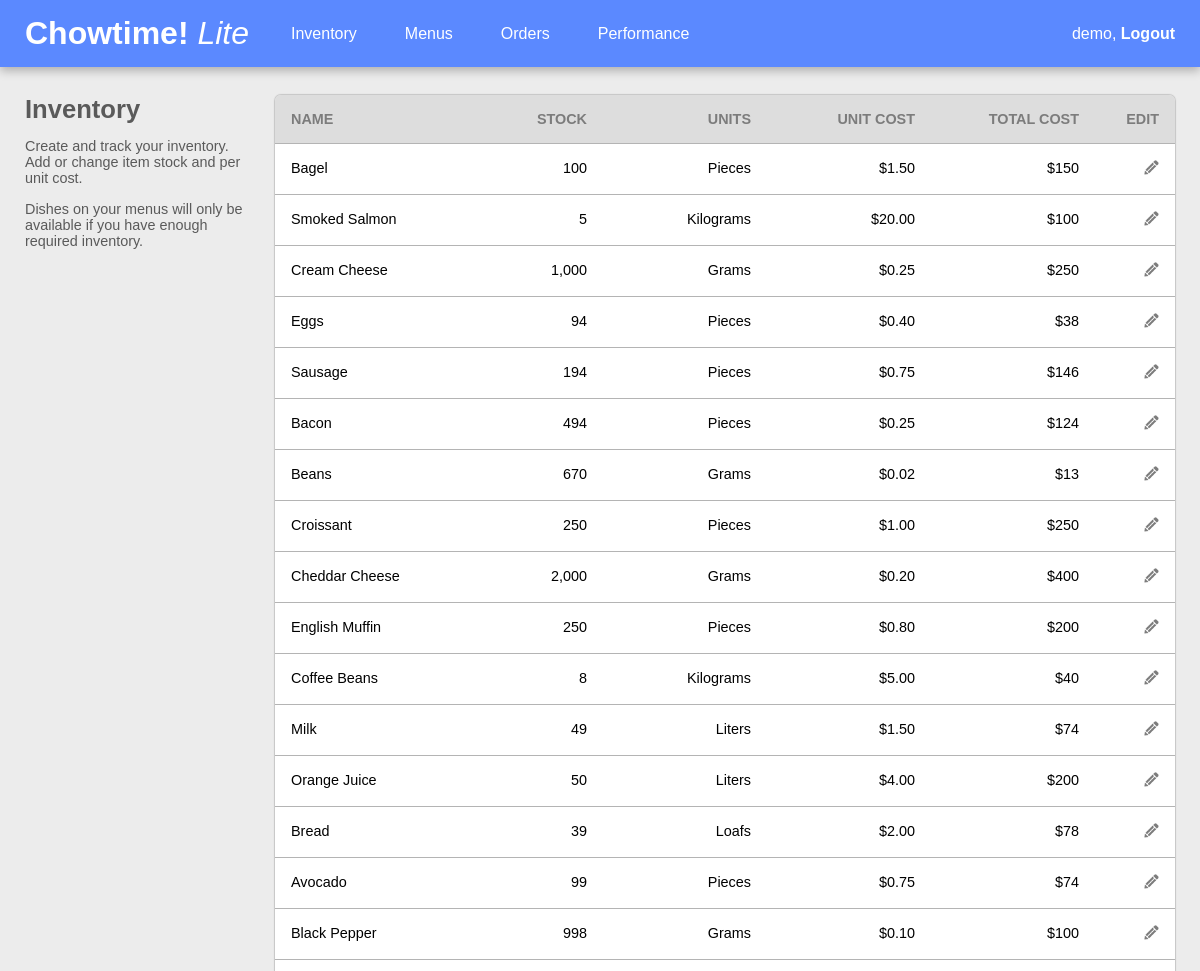
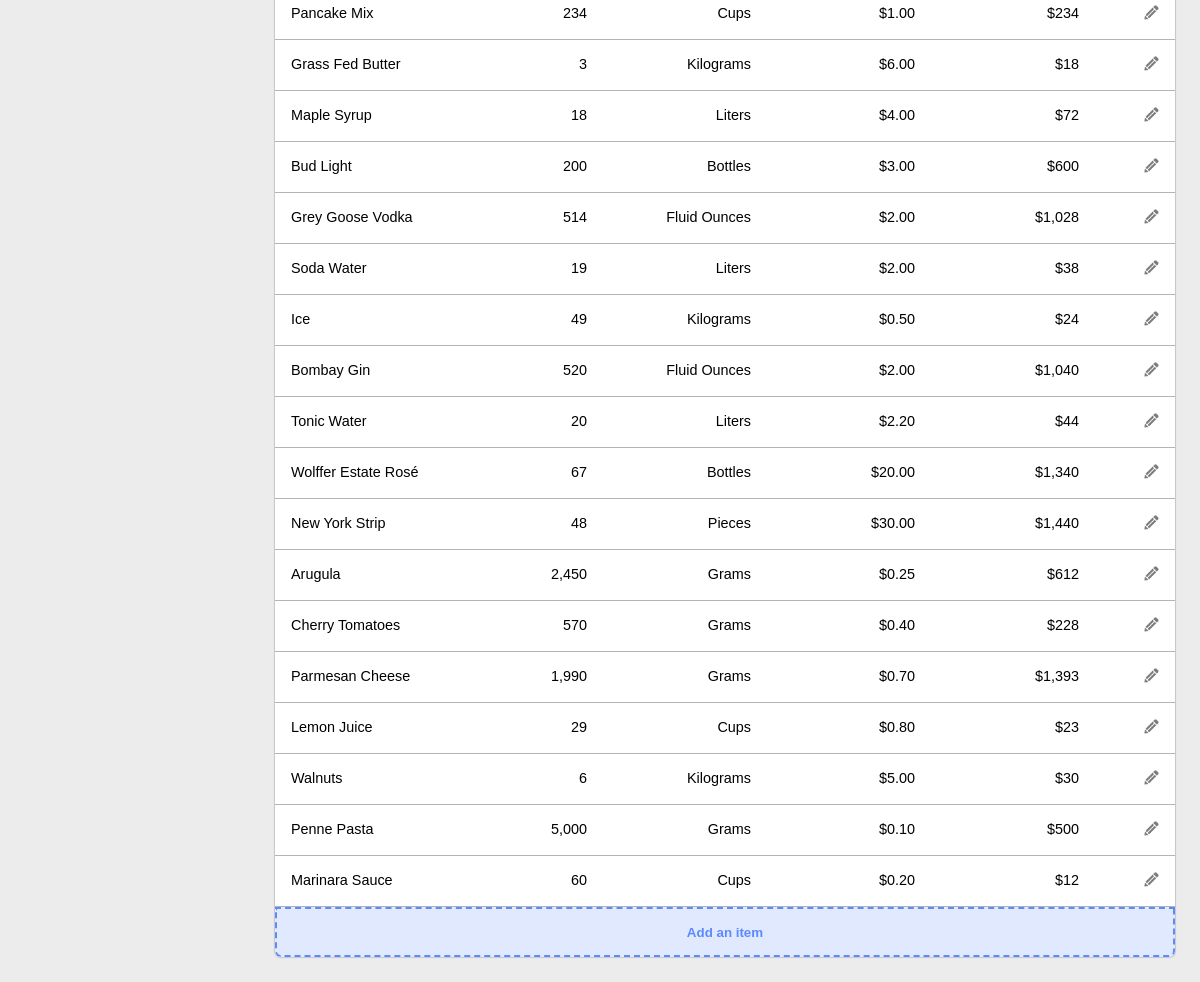
The app's page /inventory/ (signed in) with its own data (2 pictures, top to bottom).
### inventory/models.py (models this page shows, shortened)
class Ingredient(models.Model):
    GR = 'Grams'
    OZ = 'Ounces'
    PC = 'Pieces'
    KG = 'Kilograms'
    FLOZ = 'Fluid Ounces'
    ML = 'Milliliters'
    L = 'Liters'
    LF = 'Loafs'
    CP = 'Cups'
    BL = 'Bottles'
    UNIT_CHOICES = [
        ('Grams', GR),
        ('Ounces', OZ),
        ('Pieces', PC),
        ('Kilograms', KG),
        ('Fluid Ounces', FLOZ),
        ('Milliliters', ML),
        ('Liters', L),
        ('Loafs', LF),
        ('Cups', CP),
        ('Bottles', BL),
    ]
    '''
    users:
    - on_delete=models.SET_NULL so if the user is deleted, the ingredient model instances aren't deleted as well
    - null=True since we already have database data and we couldn't migrate without having to add a default
    '''
    user = models.ForeignKey(User, on_delete=models.SET_NULL, null=True, blank=True)
    name = models.CharField(max_length=200)
    unitType = models.CharField(max_length=200, choices=UNIT_CHOICES, verbose_name='Unit')
    unitCost = models.DecimalField(max_digits=10, decimal_places=2, verbose_name='Unit Cost')
    inventoryQuantity = models.IntegerField(default=0, verbose_name='Quantity')
    def totalCost(self):
        result = self.inventoryQuantity * self.unitCost
        return "${:,.0f}".format(result)

### inventory/views.py (the view)
# urls.py: path('inventory/', views.InventoryList, name='inventorylist'),
@login_required(login_url='login')
def InventoryList(request):
    user = request.user
    inventory = Ingredient.objects.filter(user=user)
    count = 0
    for k in inventory:
        count += 1
    context = {'inventory': inventory, 'count': count}
    return render(request, 'inventory/inventoryList.html', context)

### inventory/templates/inventory/inventoryList.html (shortened to what this page needs)
{% extends 'inventory/header.html' %}
{% load static %}
{% load humanize %}
{% block content %}
<div class="main-container">
    <div class="left-side">
        <div class="main-title">Inventory</div>
        <div class="main-title-subtext">
            <p>Create and track your inventory. Add or change item stock and per unit cost.</p>
            <p>Dishes on your menus will only be available if you have enough required inventory.</p>
        </div>
    </div>
    <div class="right-side">
        <div class="inventory-table-grid">
            <div class="inventory-table-header-cell col-1 first-col">Name</div>
            <div class="inventory-table-header-cell col-2">Stock</div>
            <div class="inventory-table-header-cell col-3">Units</div>
            <div class="inventory-table-header-cell col-4">Unit Cost</div>
            <div class="inventory-table-header-cell col-5">Total Cost</div>
            <div class="inventory-table-header-cell col-6 last-col">Edit</div>
            {% if count == 0 %}
                <div class="inventory-placeholder-text">You don't have any inventory yet! Add your first item below.</div>
            {% else %}
                {% for item in inventory %}
                    <div class="inventory-table-row-cell col-1 first-col">{{item.name}}</div>
                    <div class="inventory-table-row-cell col-2">{{item.inventoryQuantity|intcomma}}</div>
                    <div class="inventory-table-row-cell col-3">{{item.unitType}}</div>
                    <div class="inventory-table-row-cell col-4">${{item.unitCost|intcomma}}</div>
                    <div class="inventory-table-row-cell col-5">{{item.totalCost}}</div>
                    <div class="inventory-table-row-cell col-6 last-col"><a href="{% url 'inventoryupdate' item.id %}"><img class="edit-icon" src="{% static 'inventory/edit-icon.png' %}"></a></div>
                {% endfor %}
            {% endif %}
            <button class="btn-add-inventory" onclick="location.href='{% url 'inventorycreate' %}'">Add an item</button>
        </div>
    </div>
</div>
{% endblock %}

### inventory/templates/inventory/header.html (shortened to what this page needs)
{% load static %}
<!DOCTYPE html>
<html>
    <head>
        <link rel="stylesheet" href="{% static 'inventory/main.css' %}">
    </head>
    <body>
        <nav>
            <div class="nav-title-menu-container">
                <div class="nav-title"><a href="{% url 'inventorylist' %}"><strong>Chowtime!</strong> <em>Lite</em></a></div>
                <ul class="nav-menu">
                    <li><a href="{% url 'inventorylist' %}">Inventory</a></li>
                    <li><a href="{% url 'menulist' %}">Menus</a></li>
                    <li><a href="{% url 'orderlist' %}">Orders</a></li>
                    <li><a href="{% url 'pnlview' %}">Performance</a></li>
                </ul>
            </div>
            <div class="logout">
                {{ request.user }},<a href="{% url 'logout' %}">&nbsp;Logout</a>
            </div>
        </nav>
        <div class="wrapper">
            {% block content %}
            {% endblock %}
        </div>
    </body>
</html>

### inventory/static/inventory/main.css (style rules this page uses)
:root { --primary: #5B89FF; --background-grey: #ECECEC; margin: 0; padding: 0; box-sizing: border-box; font-family: Arial, Helvetica, sans-serif; }
body { margin: 0; background-color: var(--background-grey); }
nav { background-color: var(--primary); padding: 15px 25px; display: flex; justify-content: space-between; box-shadow: 0px 4px 9px rgba(0, 0, 0, 0.25); color: white; position: fixed; z-index: 1; left: 0; right: 0; top: 0; }
.nav-title-menu-container { display: flex; gap: 25px; }
.nav-title { font-size: 2rem; min-width: 225px; }
.nav-menu { display: flex; align-items: center; list-style: none; gap: 1rem; margin: 0; padding: 0; }
.logout { margin: 0; display: flex; align-items: center; }
.logout a { font-weight: 600; }
nav a { color: #FFF; text-decoration: none; }
.nav-menu a { color: white; transition: 0.4s; padding: 8px 16px; border-radius: 99px; }
.wrapper { position: relative; top: 70px; }
.main-container { padding: 25px; display: flex; gap: 30px; }
.left-side { min-width: 75px; max-width: 225px; position: fixed; }
.main-title, .main-title-subtext p { color: #5a5a5a; }
.main-title { font-size: 1.6rem; font-weight: 700; }
.main-title-subtext p { font-size: .9rem; }
.right-side { display: flex; flex-direction: column; margin-left: 250px; }
.inventory-table-grid { display: grid; grid-template-columns: 1fr 1fr 1fr 1fr 1fr 80px; font-size: .9rem; width: 75vw; max-width: 1000px; box-shadow: 0px 0px 1px 1px #c6c6c6; border-radius: 6px; overflow: hidden; }
.inventory-table-header-cell, .inventory-table-row-cell { padding: 16px; }
.inventory-table-header-cell { background-color: #dddddd; font-weight: 700; text-transform: uppercase; color: #7c7c7c; border-bottom: 1px solid rgb(180, 180, 180); }
.inventory-table-row-cell, .inventory-placeholder-text { background-color: #ffffff; }
.col-2, .col-3, .col-4, .col-5, .col-6 { text-align: right; }
.last-col img { width: 15px; height: 15px; }
.btn-add-inventory { height: 50px; border-radius: 0 0 6px 6px; background-color: #e1e9ff; color: #5B89FF; font-weight: 700; border: 2px dashed #5B89FF; grid-column: 1/7; }
#order-level-error-message-div p, ul { margin: 0; margin-bottom: 6px; text-align: left; }

### records on screen
Ingredient: name "Bagel", inventoryQuantity "100", unitType "Pieces", unitCost "1.50", totalCost "$150"
Ingredient: name "Smoked Salmon", inventoryQuantity "5", unitType "Kilograms", unitCost "20.00", totalCost "$100"
Ingredient: name "Cream Cheese", inventoryQuantity "1,000", unitType "Grams", unitCost "0.25", totalCost "$250"
Ingredient: name "Eggs", inventoryQuantity "94", unitType "Pieces", unitCost "0.40", totalCost "$38"
Ingredient: name "Sausage", inventoryQuantity "194", unitType "Pieces", unitCost "0.75", totalCost "$146"
Ingredient: name "Bacon", inventoryQuantity "494", unitType "Pieces", unitCost "0.25", totalCost "$124"
Ingredient: name "Beans", inventoryQuantity "670", unitType "Grams", unitCost "0.02", totalCost "$13"
Ingredient: name "Croissant", inventoryQuantity "250", unitType "Pieces", unitCost "1.00", totalCost "$250"
Ingredient: name "Cheddar Cheese", inventoryQuantity "2,000", unitType "Grams", unitCost "0.20", totalCost "$400"
Ingredient: name "English Muffin", inventoryQuantity "250", unitType "Pieces", unitCost "0.80", totalCost "$200"
Ingredient: name "Coffee Beans", inventoryQuantity "8", unitType "Kilograms", unitCost "5.00", totalCost "$40"
Ingredient: name "Milk", inventoryQuantity "49", unitType "Liters", unitCost "1.50", totalCost "$74"
Ingredient: name "Orange Juice", inventoryQuantity "50", unitType "Liters", unitCost "4.00", totalCost "$200"
Ingredient: name "Bread", inventoryQuantity "39", unitType "Loafs", unitCost "2.00", totalCost "$78"
Ingredient: name "Avocado", inventoryQuantity "99", unitType "Pieces", unitCost "0.75", totalCost "$74"
Ingredient: name "Black Pepper", inventoryQuantity "998", unitType "Grams", unitCost "0.10", totalCost "$100"
Ingredient: name "Pancake Mix", inventoryQuantity "234", unitType "Cups", unitCost "1.00", totalCost "$234"
Ingredient: name "Grass Fed Butter", inventoryQuantity "3", unitType "Kilograms", unitCost "6.00", totalCost "$18"
Ingredient: name "Maple Syrup", inventoryQuantity "18", unitType "Liters", unitCost "4.00", totalCost "$72"
Ingredient: name "Bud Light", inventoryQuantity "200", unitType "Bottles", unitCost "3.00", totalCost "$600"
Ingredient: name "Grey Goose Vodka", inventoryQuantity "514", unitType "Fluid Ounces", unitCost "2.00", totalCost "$1,028"
Ingredient: name "Soda Water", inventoryQuantity "19", unitType "Liters", unitCost "2.00", totalCost "$38"
Ingredient: name "Ice", inventoryQuantity "49", unitType "Kilograms", unitCost "0.50", totalCost "$24"
Ingredient: name "Bombay Gin", inventoryQuantity "520", unitType "Fluid Ounces", unitCost "2.00", totalCost "$1,040"
Ingredient: name "Tonic Water", inventoryQuantity "20", unitType "Liters", unitCost "2.20", totalCost "$44"
Ingredient: name "Wolffer Estate Rosé", inventoryQuantity "67", unitType "Bottles", unitCost "20.00", totalCost "$1,340"
Ingredient: name "New York Strip", inventoryQuantity "48", unitType "Pieces", unitCost "30.00", totalCost "$1,440"
Ingredient: name "Arugula", inventoryQuantity "2,450", unitType "Grams", unitCost "0.25", totalCost "$612"
Ingredient: name "Cherry Tomatoes", inventoryQuantity "570", unitType "Grams", unitCost "0.40", totalCost "$228"
Ingredient: name "Parmesan Cheese", inventoryQuantity "1,990", unitType "Grams", unitCost "0.70", totalCost "$1,393"
Ingredient: name "Lemon Juice", inventoryQuantity "29", unitType "Cups", unitCost "0.80", totalCost "$23"
Ingredient: name "Walnuts", inventoryQuantity "6", unitType "Kilograms", unitCost "5.00", totalCost "$30"
Ingredient: name "Penne Pasta", inventoryQuantity "5,000", unitType "Grams", unitCost "0.10", totalCost "$500"
Ingredient: name "Marinara Sauce", inventoryQuantity "60", unitType "Cups", unitCost "0.20", totalCost "$12"

### other values on screen
{{ request.user }} "demo"
